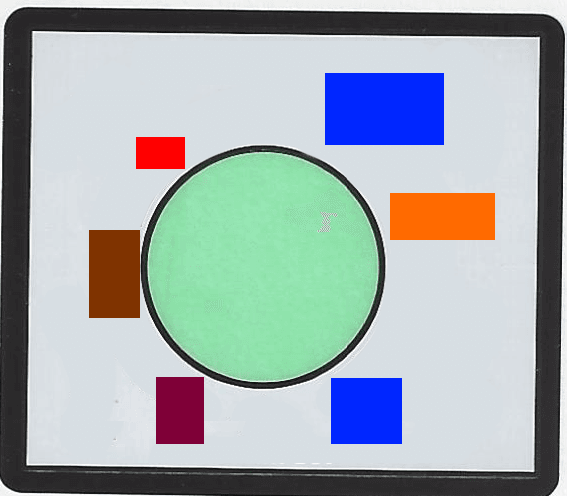
#> input picture DetectingCirclesv3inpicall/DetectingCirclesv3inpicall.png, 567 x 496 px
$ python DetectingCirclesv3inpicall.py
#> lines starting #> are read from the running program, lines starting #| are printed output that depends on the picture; after the words box and inside, x2 and y2 are one past the last pixel; in counts of white or black regions, pixels touching at a corner belong together
#!/usr/bin/python3
# 2018.01.20 20:58:12 CST
# 2018.01.20 21:24:29 CST
# 2018.01.22 23:30:22 CST

import cv2
import numpy as np

## (1) Read
#img = cv2.imread("detect_circles_soda.jpg")
img = cv2.imread("DetectingCirclesv3inpicall.png")
#> img is the input picture: shape (496, 567, 3); mean B, G, R 173.8, 170.6, 160.6
gray = cv2.cvtColor(img, cv2.COLOR_BGR2GRAY)
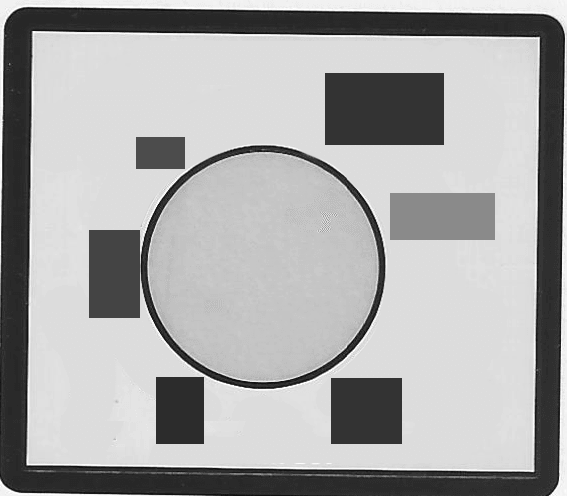
#> gray: shape (496, 567); min 17, max 255, mean 167.8

#cv2.imshow("gary", gray)

## (2) Threshold
th, threshed = cv2.threshold(gray, 127, 255, cv2.THRESH_BINARY_INV|cv2.THRESH_OTSU)
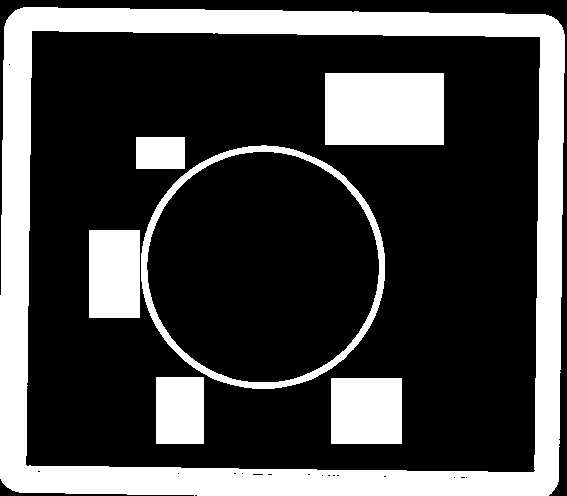
#> threshed: shape (496, 567); 27.8% white; 7 white regions
#> th = 120

#cv2.imshow("threshed", threshed)

## (3) Find the first contour that greate than 100, locate in centeral region
## Adjust the parameter when necessary
cnts = cv2.findContours(threshed, cv2.RETR_TREE, cv2.CHAIN_APPROX_SIMPLE)[-2]
#> cnts = 25 contours, 15 with area under 20; largest, box (x1, y1, x2, y2) and area: (0, 7, 565, 496) 270371, (25, 30, 541, 473) 221666, (141, 145, 385, 389) 46452, (146, 151, 380, 383) 42166, (325, 73, 444, 145) 8378
cnts = sorted(cnts, key=cv2.contourArea)
H,W = img.shape[:2]
#> H = 496; W = 567
for cnt in cnts:
    x,y,w,h = cv2.boundingRect(cnt)
    if cv2.contourArea(cnt) > 100 and (0.7 < w/h < 1.3) and (W/4 < x + w//2 < W*3/4) and (H/4 < y + h//2 < H*3/4):
        break
#> this loop made 22 passes
#> (cnt, x, y, w, h) on passes 1, 2, 3, 4, 5, 6, 17, 18, 19, 20: ([[465, 477], [466, 476], [467, 477], [466, 478]], 465, 476, 3, 3), ([[453, 477], [454, 476], [455, 477], [454, 478]], 453, 476, 3, 3), ([[321, 475], [322, 474], [323, 475], [322, 476]], 321, 474, 3, 3), ([[241, 473], [242, 472], [243, 473], [242, 474]], 241, 472, 3, 3), ([[177, 473], [178, 472], [179, 473], [178, 474]], 177, 472, 3, 3), ([[8, 64], [9, 63], [10, 64], [9, 65]], 8, 63, 3, 3), ([[136, 137], [136, 168], [184, 168], [184, 137]], 136, 137, 49, 32), ([[156, 377], [156, 443], [203, 443], [203, 377]], 156, 377, 48, 67), ([[89, 230], [89, 317], [139, 317], [139, 230]], 89, 230, 51, 88), ([[331, 378], [331, 443], [401, 443], [401, 378]], 331, 378, 71, 66)
#> (x, y, w, h) on passes 7 to 12: (383, 475, 4, 3), (336, 474, 4, 3), (332, 474, 4, 3), (327, 474, 4, 3), (307, 473, 4, 3), (233, 472, 4, 3)

## (4) Create mask and do bitwise-op
mask = np.zeros(img.shape[:2],np.uint8)
cv2.drawContours(mask, [cnt],-1, 255, -1)
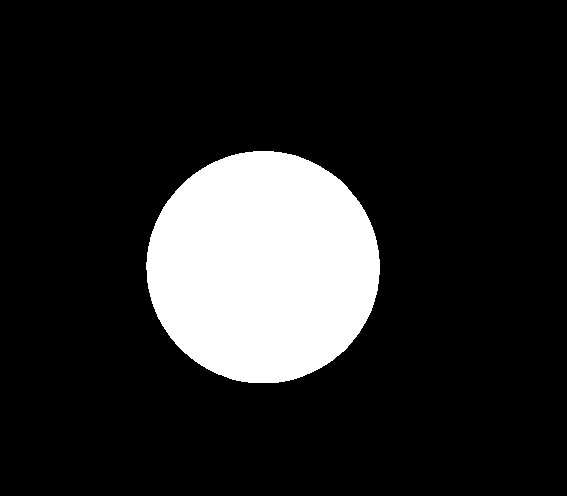
#> mask: shape (496, 567); 15.1% white; 1 white region, box (x1, y1, x2, y2) and area: (146, 151, 380, 383) 42495
dst = cv2.bitwise_and(img, img, mask=mask)
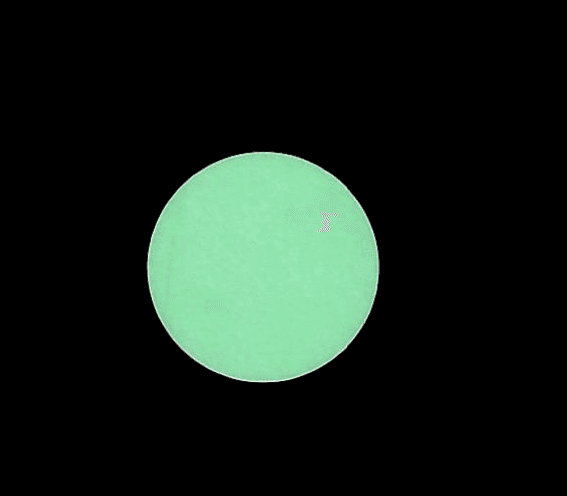
#> dst: shape (496, 567, 3); mean B, G, R 25.9, 33.5, 21.8

## Display it
#cv2.imwrite("dst.png", dst)
cv2.imshow("dst.png", dst)
cv2.waitKey()
